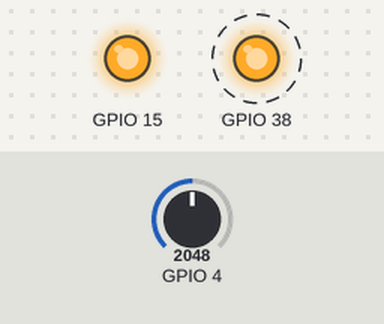
This sketch was run on a simulated ESP32-S3. Shown: output pins drawn as LEDs (lit = HIGH). Dashed ring = blinking. The test bench sets the inputs (shaded band); at power-on: GPIO 4 = 2048. What the sketch prints to the serial monitor is not drawn.

Above: at 1.9 s.
Timing chart, 0 to 4.4 s (numbered marks = the images above):
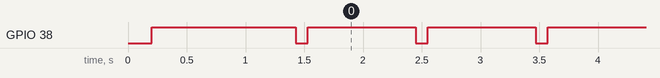

The sketch:

battery_test.ino
```cpp
// Minimal test sketch for LilyGO T-Display-S3-AMOLED battery operation
// This is a bare-bones test to verify power pins are working

void setup() {
  // CRITICAL: Enable power pins FIRST - before anything else!
  // GPIO15 = Power circuit enable
  pinMode(15, OUTPUT);
  digitalWrite(15, HIGH);
  delay(200);

  // GPIO38 = Backlight enable
  pinMode(38, OUTPUT);
  digitalWrite(38, HIGH);
  delay(200);

  // Now initialize Serial
  Serial.begin(115200);
  delay(1000);

  Serial.println("=== Battery Power Test ===");
  Serial.println("GPIO15 (power): HIGH");
  Serial.println("GPIO38 (backlight): HIGH");
  Serial.println("");
  Serial.println("If you see this message after disconnecting USB,");
  Serial.println("the battery power is working!");
  Serial.println("");

  // Setup battery voltage reading
  pinMode(4, INPUT);
}

void loop() {
  // Read battery voltage
  uint32_t raw = 0;
  for (int i = 0; i < 10; i++) {
    raw += analogRead(4);
    delay(2);
  }
  raw /= 10;

  float voltage = (raw * 3.3 * 2.0) / 4095.0;
  int percentage = (int)((voltage - 3.3) / (4.2 - 3.3) * 100);

  if (percentage > 100)
    percentage = 100;
  if (percentage < 0)
    percentage = 0;

  Serial.print("Battery: ");
  Serial.print(voltage, 2);
  Serial.print("V (");
  Serial.print(percentage);
  Serial.println("%)");

  // Blink the backlight to show we're alive
  digitalWrite(38, LOW);
  delay(100);
  digitalWrite(38, HIGH);
  delay(900);
}
```

Measured:
- by itself, GPIO 38: alternates HIGH for 0.92 s and LOW for 0.10 s
